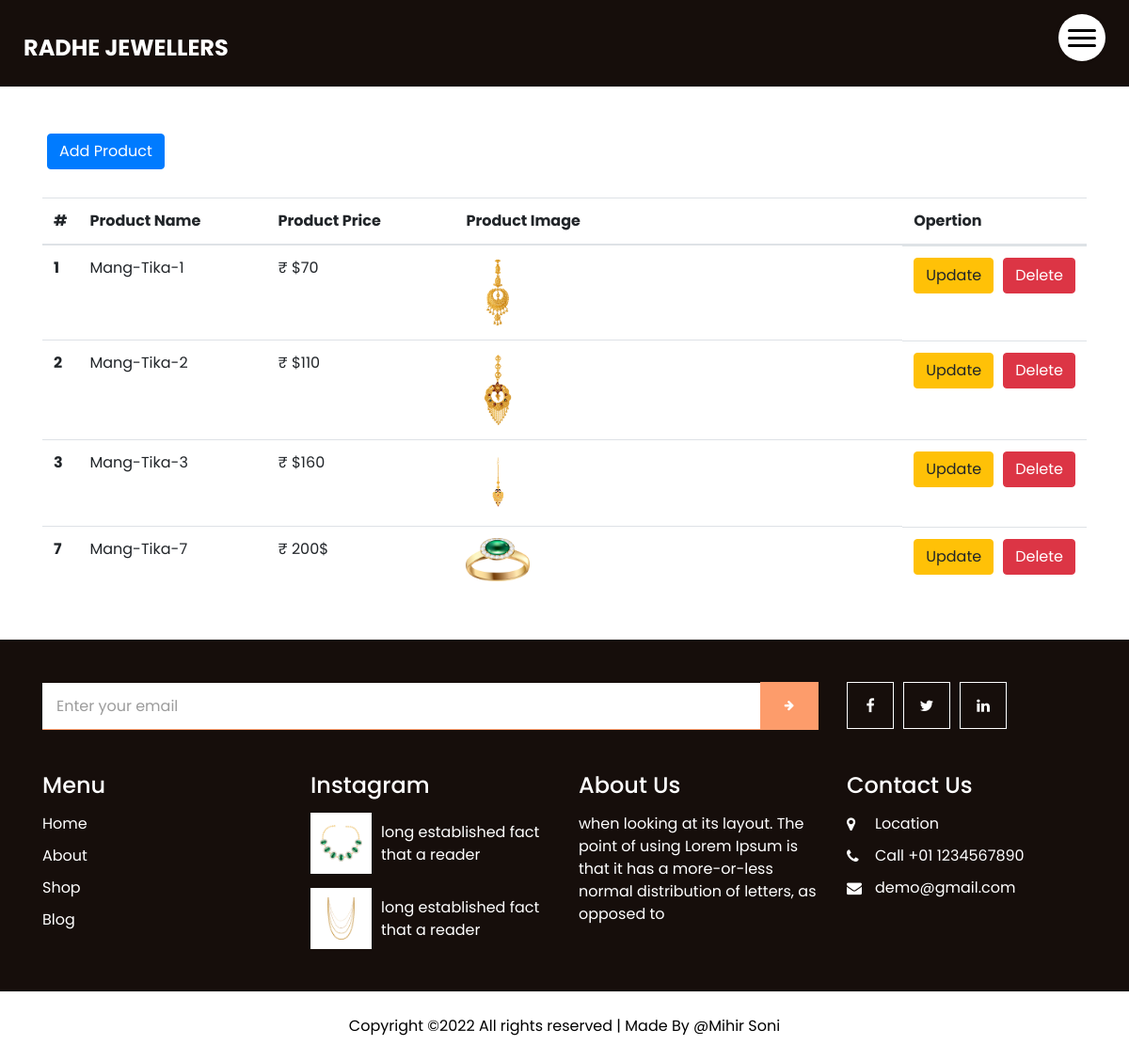
Page /product.php (signed in) on the committed database.
### tables this page shows
CREATE TABLE `product` (
  `id` int(11) NOT NULL,
  `pname` varchar(255) NOT NULL,
  `pprice` varchar(255) NOT NULL,
  `pimage` varchar(255) NOT NULL
);

### product.php (the view, shortened to what this page needs)
<?php
include "config.php";
?>
<!doctype html>
<html lang="en">
<head>
    <link rel="stylesheet" href="http://maxcdn.bootstrapcdn.com/font-awesome/4.3.0/css/font-awesome.min.css">
    <link rel="stylesheet" type="text/css" href="css/bootstrap.css" />
  <link href="css/style.css" rel="stylesheet" />
</head>
<body>
    <header class="header_section innerpage_header">
        <div class="container-fluid">
            <nav class="navbar navbar-expand-lg custom_nav-container">
                <a class="navbar-brand" href="index.html">
                    <span>
                        RADHE JEWELLERS
                    </span>
                </a>
                <div class="" id="">
                    <div class="custom_menu-btn">
                        <button onclick="openNav()">
                            <span class="s-1"> </span>
                            <span class="s-2"> </span>
                            <span class="s-3"> </span>
                        </button>
                    </div>
                </div>
            </nav>
        </div>
    </header>
    <div style="margin: 50px 0 0 50px;">
        <form action="addproduct.php">
            <button type="submit" class="btn btn-primary">Add Product</button>
        </form>
    </div>
    <div class="container" style="margin-top: 30px; margin-bottom: 30px;">
        <table class="table table-hover">
            <thead>
                <tr>
                    <th scope="col">#</th>
                    <th scope="col" style="width: 200px;">Product Name</th>
                    <th scope="col" style="width: 200px;">Product Price</th>
                    <th scope="col">Product Image</th>
                    <th scope="col">Opertion</th>
                </tr>
            </thead>
            <tbody>
                <?php
                $sql = "select * from `product`";
                $result = mysqli_query($link,$sql);
                if($result){
                    while($row=mysqli_fetch_assoc($result)){
                        $id=$row['id'];
                        $pname=$row['pname'];
                        $pprice=$row['pprice'];
                        $pimage=$row['pimage'];
                        echo '<tr>
                            <th scope="row">'.$id.'</th>
                            <td>'.$pname.'</td>
                             <td>  ₹ '.$pprice.'</td>
                            <td><img src="./image/'.$pimage.'" style="width: 15%;"/></td>
                            <td style="display: flex;gap: 10px;">
                                <form action="update.php" method="post">
                                    <input type="hidden" name=id value='.$id.'>
                                    <button type="submit" class="btn btn-warning">Update</button>
                                </form>
                                <form action="delete.php" method="post">
                                    <input type="hidden" name=id value='.$id.'>
                                    <button type="submit" class="btn btn-danger">Delete</button>
                                </form>
                            </td>
                        </tr>';
                    }
                }
            ?>
            </tbody>
        </table>
    </div>
    <section class="info_section layout_padding2" style="margin-top: 50px;">
        <div class="container">
            <div class="row info_form_social_row">
                <div class="col-md-8 col-lg-9">
                    <div class="info_form">
                        <form action="">
                            <input type="email" placeholder="Enter your email">
                            <button>
                                <i class="fa fa-arrow-right" aria-hidden="true"></i>
                            </button>
                        </form>
                    </div>
                </div>
                <div class="col-md-4 col-lg-3">
                    <div class="social_box">
                        <a href="">
                            <i class="fa fa-facebook" aria-hidden="true"></i>
                        </a>
                        <a href="">
                            <i class="fa fa-twitter" aria-hidden="true"></i>
                        </a>
                        <a href="">
                            <i class="fa fa-linkedin" aria-hidden="true"></i>
                        </a>
                    </div>
                </div>
            </div>
            <div class="row info_main_row">
                <div class="col-md-6 col-lg-3">
                    <div class="info_links">
                        <h4>
                            Menu
                        </h4>
                        <div class="info_links_menu">
                            <a href="index.html">Home</a>
                            <a href="about.html">About</a>
                            <a href="shop.html">Shop</a>
                            <a href="blog.html">Blog</a>
                        </div>
                    </div>
                </div>
                <div class="col-md-6 col-lg-3">
                    <div class="info_insta">
                        <h4>
                            Instagram
                        </h4>
                        <div class="insta_box">
                            <div class="img-box">
                                <img src="images/p1.png" alt="">
                            </div>
                            <p>
                                long established fact that a reader
                            </p>
                        </div>
                        <div class="insta_box">
                            <div class="img-box">
                                <img src="images/p2.png" alt="">
                            </div>
                            <p>
                                long established fact that a reader
                            </p>
                        </div>
                    </div>
                </div>
                <div class="col-md-6 col-lg-3">
                    <div class="info_detail">
                        <h4>
                            About Us
                        </h4>
                        <p class="mb-0">
                            when looking at its layout. The point of using Lorem Ipsum is that it has a more-or-less
                            normal distribution of letters, as opposed to
                        </p>
                    </div>
                </div>
                <div class="col-md-6 col-lg-3">
                    <h4>
                        Contact Us
                    </h4>
                    <div class="info_contact">
                        <a href="">
                            <i class="fa fa-map-marker" aria-hidden="true"></i>
                            <span>
                                Location
                            </span>
                        </a>
                        <a href="">
                            <i class="fa fa-phone" aria-hidden="true"></i>
                            <span>
                                Call +01 1234567890
                            </span>
                        </a>
                        <a href="">
                            <i class="fa fa-envelope"></i>
                            <span>
                                demo@gmail.com
                            </span>
                        </a>
                    </div>
                </div>
            </div>
        </div>
    </section>
    <footer class="footer_section">
        <div class="container">
            <p>
                Copyright ©2022 All rights reserved | Made By @Mihir Soni
            </p>
        </div>
    </footer>
</body>
</html>

### rows in the picture
product: id "1", pname "Mang-Tika-1", pprice "$70", pimage (picture)
product: id "2", pname "Mang-Tika-2", pprice "$110", pimage (picture)
product: id "3", pname "Mang-Tika-3", pprice "$160", pimage (picture)
product: id "7", pname "Mang-Tika-7", pprice "200$", pimage (picture)
